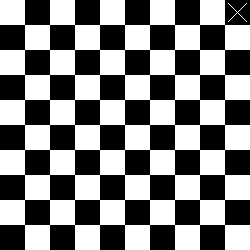
#> input picture PHY432-Final-Lens_Optics/blank.bmp, 250 x 250 px
$ python Main.py
#> lines starting #> are read from the running program, lines starting #| are printed output that depends on the picture; after the words box and inside, x2 and y2 are one past the last pixel; in counts of white or black regions, pixels touching at a corner belong together
### PHY432-Final-Lens_Optics/Functions.py
# DLP Lens Correction
# Scott Clemens, Eric Everett
# PHY 432 Final Project

import numpy as np
import matplotlib.pyplot as plt
import cv2 as cv
from data import *

def import_design(file, height=912, width=1140):
    """ This function reads in a 250 px by 250 px monochrome design and
        pastes it onto a blank image, then translates that image into a
        numpy array of color values.

    parameters
    file : image file
        image to be converted to array

    returns
    image : numpy array
        the design that you want to print
    rows : int
        number of rows in the image
    columns : int
        number of columns in the image
    """
#> called with file = 'blank.bmp', height = 912, width = 1140

    design = cv.imread(file) # RGB 8-bit color
#> design is the input picture: shape (250, 250, 3); 50.1% white; 1 black region, box (x1, y1, x2, y2) and area: (0, 0, 250, 250) 31213

    rows, columns, _ = design.shape # height, width, number of colors (not needed)
#> rows = 250; columns = 250
    image = np.zeros((height, width, 3), np.uint8)
    # 1140 px wide; center is at 570-1 = 569
    # 912 px tall; center is at 456-1 = 455
    # 250 px wide/tall; half is 125 px
    # 569 -/+ 125 = 444:694
    # 455 -/+ 125 = 330:580
    image[330:580, 444:694] = design[0:rows, 0:columns]
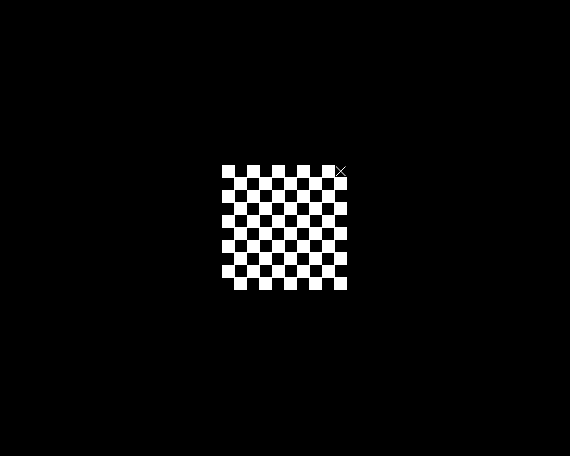
#> image: shape (912, 1140, 3) (shown at 1/2 size); 3% white; 2 white regions, box (x1, y1, x2, y2) and area: (444, 330, 694, 580) 31250, (672, 333, 691, 352) 37

    # Uncomment to display design and image
    #cv.imshow('Design', design)
    #cv.imshow('Image for DMD', image)

    cv.imwrite("Test_DMD.bmp", image)

    return image, rows, columns # np.array, int, int


def make_DMD(image, columns=912, rows=1140, x0=5.4, y0=5.4, px=10.8):
    """ This function creates the array of pixels for the DMD

    parameters
    image : numpy array
        the design that you want to print
    columns : int
        number of columns in the DMD
    rows : int
        number of rows in the DMD
    x0 : float
        starting location of first x pixel [um]
    y0 : float
        starting location of first y pixel [um]
    px : float
        pixel hypotenuse length [um]

    returns
    DMD : numpy array
        array of tuples that contain physical x-y pixel locations [um]
    """
    DMD = np.zeros([columns, rows, 2], dtype=np.float64)
    colors = np.zeros([columns, rows, 3], dtype=object)
    x, y = 0, 0
    for x in range(columns):

        xloc = x0 + x*px

        for y in range(rows):
            color = image[x, y, :]
            if y%2 != 0:
                # if y is odd
                xloc = 2*x0 + x*px
                yloc = y0 + y*y0
            else:
                # if y is even
                yloc = y0 + y*y0
                xloc = x0 + x*px

            DMD[x, y] = (xloc, yloc)
            colors[x,y,:] = color

    return DMD, colors # np.array


# [332 lines left out: functions angle_between_two_vec, snells_law, z, normal, angle_i, angle_i2 and 6 more, not called in this run]

### PHY432-Final-Lens_Optics/Main.py
import numpy as np
import matplotlib.pyplot as plt
import cv2 as cv
from data import *
from Functions import *

image, rows, columns = import_design("blank.bmp")
#> rows = 250; columns = 250
DMD, colors = make_DMD(image)

######### Variables ###########
###############################
# Don't change these; imports from data.py
#> (the run stopped early here; a loop or call above may not have finished)
